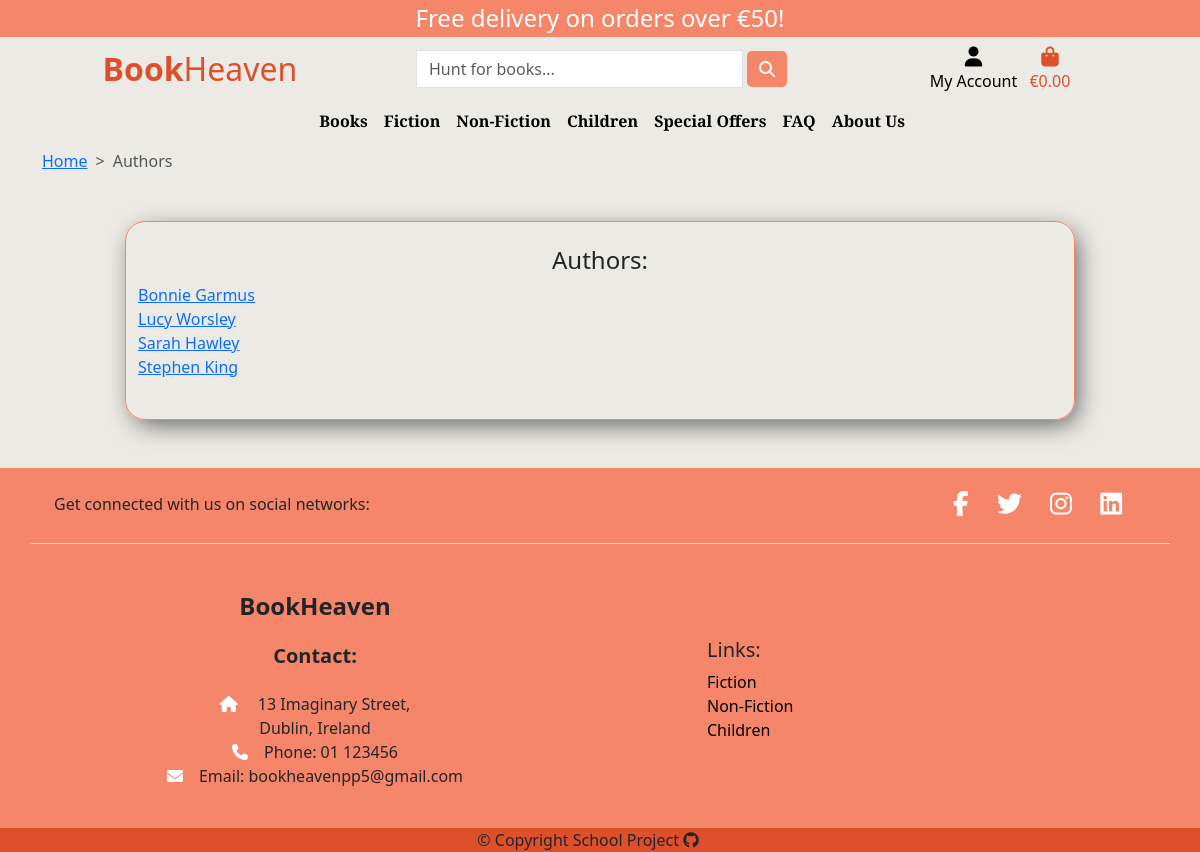
The page /products/authors/ on the database as committed earlier.
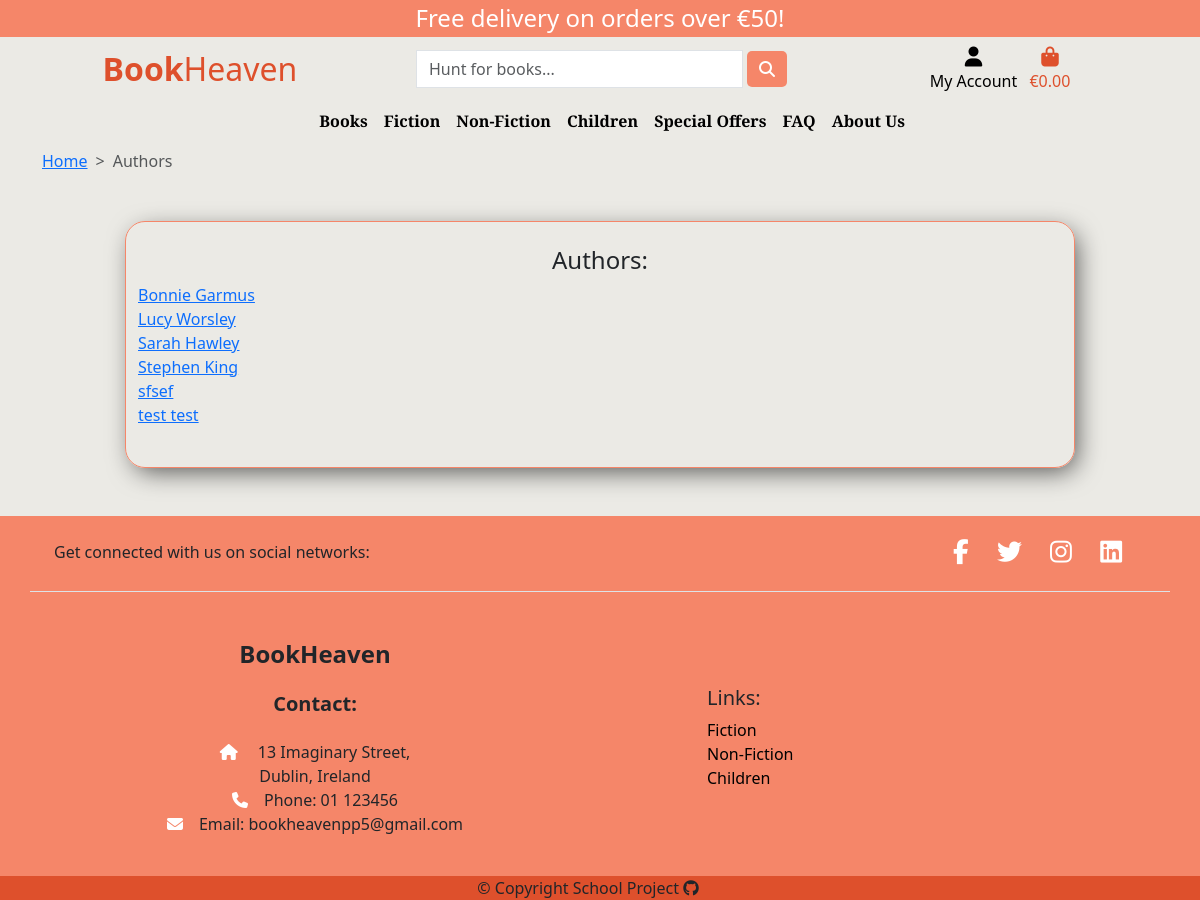
The same page on the database as committed later.
### products/models.py (models this page shows)
class Author(models.Model):
    name = models.CharField(max_length=200)
    image = models.ImageField(
        null=True, blank=True, upload_to='authors/', default='authors/default-author.png')
    bio = models.TextField()
    id = models.UUIDField(default=uuid.uuid4, unique=True,
                          primary_key=True, editable=False)
    def __str__(self):
        return str(self.name)

### products/views.py (the view)
# urls.py: path('authors/', views.all_authors, name='authors'),
def all_authors(request):
    authors = Author.objects.all().order_by('name')
    context = {'authors': authors}
    return render(request, 'products/authors.html', context)

### products/templates/products/authors.html
{% extends 'base.html' %}
{% block content %}
<section class="authors">
    <div class="container">
        <nav style="--bs-breadcrumb-divider: '>';" aria-label="breadcrumb">
            <ol class="breadcrumb">
                <li class="breadcrumb-item"><a href="{% url 'home' %}">Home</a></li>
                <li class="breadcrumb-item active" aria-current="page">Authors</li>
            </ol>
        </nav>
    </div>
    <div class="container my-5">
        <div class="row d-flex justify-content-center">
            <div class="col-10 custom-border py-4">
                <h4 class="text-center">Authors:</h4>
                <ul class="list-unstyled">
                    {% for author in authors %}
                    <li><a href="{% url 'author' author.id %}">{{ author }}</a></li>
                    {% endfor %}
                </ul>
            </div>
        </div>
    </div>
</section>
{% endblock content %}

Rows that differ between the two databases and show on the page:
added Author: name "sfsef"
added Author: name "test test"
